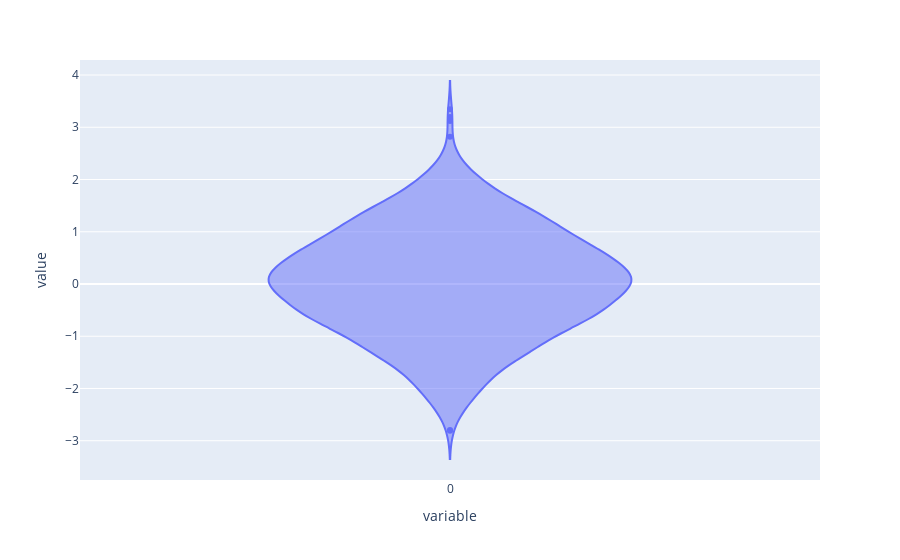

The cell this chart's notebook holds for it:
### Code cell
fig = px.violin(data)
fig.show()

### Figure 1 — Plotly figure (JSON) as saved in the notebook; plotly's stock layout.template omitted (floating-point values rounded to 4 significant figures; data arrays with more than 128 entries replaced by an {"elided": "..."} marker saying what was removed)
{"data": [{"alignmentgroup": "True", "box": {"visible": false}, "hovertemplate": "variable=%{x}<br>value=%{y}<extra></extra>", "legendgroup": "", "marker": {"color": "#636efa"}, "name": "", "offsetgroup": "", "orientation": "v", "scalegroup": "True", "showlegend": false, "type": "violin", "x": {"elided": "1000 str values"}, "x0": " ", "xaxis": "x", "y": {"elided": "1000 float values"}, "y0": " ", "yaxis": "y"}], "layout": {"legend": {"tracegroupgap": 0}, "margin": {"t": 60}, "violinmode": "group", "xaxis": {"anchor": "y", "domain": [0, 1], "title": {"text": "variable"}}, "yaxis": {"anchor": "x", "domain": [0, 1], "title": {"text": "value"}}}}
